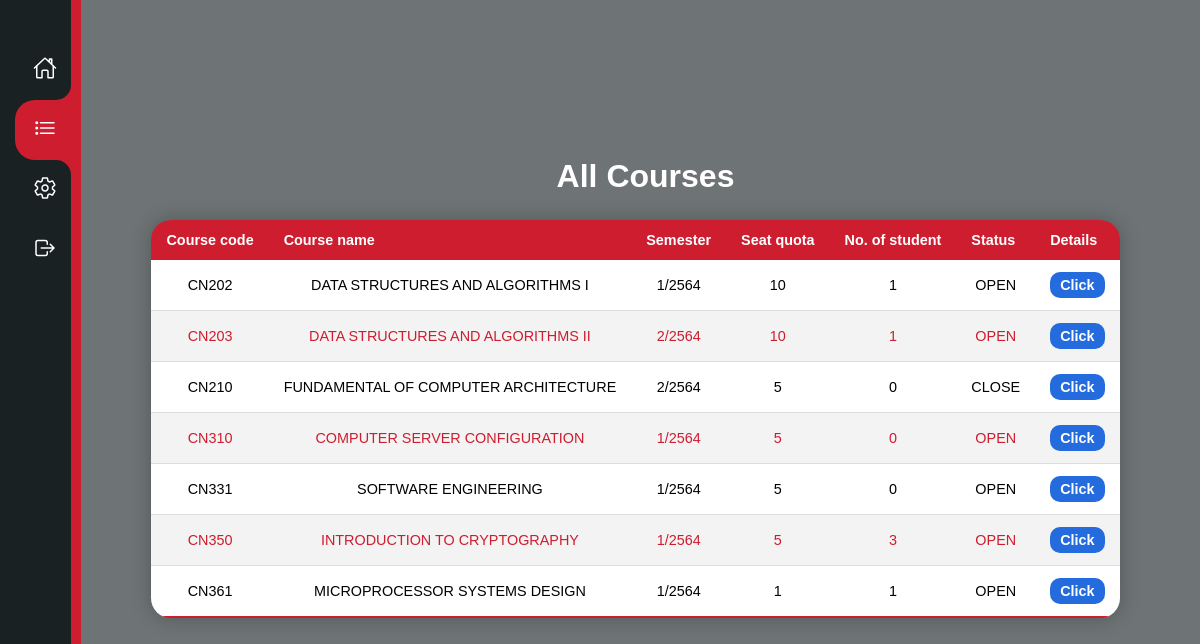
The app's page /admincourses/ (signed in) with its own data.
### courses/models.py (models this page shows, shortened)
class Course(models.Model):
    c_code = models.CharField(max_length=5)
    c_name = models.CharField(max_length=150, null = True)
    semester = models.IntegerField()
    a_year = models.IntegerField()
    count_stu = models.IntegerField(default=0)
    max_stu = models.IntegerField()
    status = models.BooleanField(default=True)

### courses/decorators.py (the view)
	def wrapper_function(request, *args, **kwargs):
		group = None
		if request.user.groups.exists():
			group = request.user.groups.all()[0].name
		if group == 'student':
			return redirect('courses:index')
		if group == 'admin':
			return view_func(request, *args, **kwargs)

### courses/views.py (called while the page is built)
@login_required(login_url='courses:login')
@admin_only
def admincourses(request):
    context = {"courses": Course.objects.all()}
    return render(request, "courses/admincourses.html", context)

### courses/templates/courses/admincourses.html (shortened to what this page needs)
{% extends "courses/layout.html" %}
{% load static %}
{% block body %}
<div class="navigation">
        <ul>
            <li class="list">
                <a href="{% url 'courses:indexadmin' %}">
                    <span class="icon"><ion-icon name="home-outline"></ion-icon></span>
                </a>
            </li>
            <li class="list active">
                <a href="{% url 'courses:admincourses' %}">
                    <span class="icon"><ion-icon name="list-outline"></ion-icon></span>
                </a>
            </li>
            <li class="list">
                <a href="{% url 'admin:index' %}">
                    <span class="icon"><ion-icon name="settings-outline"></ion-icon></span>
                </a>
            </li>
            <li class="list">
                <a href="{% url 'courses:logout' %}">
                    <span class="icon"><ion-icon name="log-out-outline"></ion-icon></span>
                </a>
            </li>
        </ul>
    </div>
    <div class="containertable">
        <h1>All Courses</h1>
        <div class="table">
        <table class="content-table">
            <thead>
                <tr>
                    <th>Course code</th>
                    <th>Course name</th>
                    <th>Semester</th>
                    <th>Seat quota</th>
                    <th>No. of student</th>
                    <th>Status</th>
                    <th>Details</th>
                </tr>
            </thead>
            <tbody>
                {% for course in courses %}
                <tr>
                    <td>{{course.c_code}}</td>
                    <td>{{course.c_name}}</td>
                    <td>{{course.semester}}/{{course.a_year}}</td>
                    <td>{{course.max_stu}}</td>
                    <td>{{course.count_stu}}</td>
                    {% if course.status %}
                    <td>OPEN</td>
                    {% else %}
                    <td>CLOSE</td>
                    {% endif %}
                    <td><a href="{% url 'courses:acourse' course.id %}">Click</a></td>
                </tr>
               {% endfor %}
            </tbody>
        </table>
    </div>
    </div>
{% endblock %}

### static/css/style.css (style rules this page uses)
* { margin: 0; padding: 0; box-sizing: border-box; font-family: Arial, Helvetica, sans-serif; }
body { display: flex; justify-content: left; align-items: top; min-height: 100vh; background-color: #6e7475; }
.navigation { position: relative; width: 75px; background: #192123; box-shadow: 10px 0 0 #ce1d2f; border-left: 10px solid #192123; overflow-x: hidden; transition: width 0.5s; }
.navigation ul { position: absolute; top: 0; left: 0; width: 100%; padding-left: 5px; padding-top: 40px; }
.navigation ul li { position: relative; list-style: none; width: 100%; border-top-left-radius: 20px; border-bottom-left-radius: 20px; }
.navigation ul li.active { background: #ce1d2f; }
.navigation ul li.active a::before { content: ''; position: absolute; top: -30px; right: 0; width: 30px; height: 30px; background: transparent; border-radius: 50%; box-shadow: 15px 15px 0 #ce1d2f; }
.navigation ul li.active a::after { content: ''; position: absolute; bottom: -30px; right: 0; width: 30px; height: 30px; background: transparent; border-radius: 50%; box-shadow: 15px -15px 0 #ce1d2f; }
.navigation ul li a { position: relative; display: block; width: 100%; display: flex; text-decoration: none; color: #fff; }
.navigation ul li a .icon { position: relative; display: block; min-width: 60px; height: 60px; line-height: 70px; text-align: center; }
.navigation ul li a .icon ion-icon { position: relative; font-size: 1.5em; z-index: 1; }
h1 { color: white; padding-left: 20px; }
.containertable { position: relative; width: 100%; padding: 20px; display: flex; justify-content: center; align-items: center; text-align: center; flex-direction: column; }
.containertable .content-table { border-collapse: collapse; margin: 25px 0; font-size: 0.9rem; min-width: 400px; border-radius: 20px; overflow: hidden; box-shadow: 0 0 20px rgba(0, 0, 0, 0.25); }
.containertable .content-table thead tr { background-color: #ce1d2f; color: #ffffff; text-align: left; font-weight: bold; }
.containertable .content-table th, .containertable .content-table td { padding: 12px 15px; }
.containertable .content-table tbody tr { border-bottom: 1px solid #dddddd; background-color: white; }
.containertable .content-table tbody tr:nth-of-type(even) { background-color: #f3f3f3; color: #ce1d2f; }
.containertable .content-table tbody tr:last-of-type { border-bottom: 2px solid #ce1d2f; }
.containertable .content-table tbody tr a { position: relative; display: inline-block; padding: 5px 10px; background: #246bdd; color: white; border-radius: 10px; text-decoration: none; transition: 0.5s; font-weight: bold; }

### records on screen
Course: c_code "CN202", c_name "DATA STRUCTURES AND ALGORITHMS I", semester "1", a_year "2564", max_stu "10", count_stu "1", status "OPEN"
Course: c_code "CN203", c_name "DATA STRUCTURES AND ALGORITHMS II", semester "2", a_year "2564", max_stu "10", count_stu "1", status "OPEN"
Course: c_code "CN210", c_name "FUNDAMENTAL OF COMPUTER ARCHITECTURE", semester "2", a_year "2564", max_stu "5", count_stu "0", status "CLOSE"
Course: c_code "CN310", c_name "COMPUTER SERVER CONFIGURATION", semester "1", a_year "2564", max_stu "5", count_stu "0", status "OPEN"
Course: c_code "CN331", c_name "SOFTWARE ENGINEERING", semester "1", a_year "2564", max_stu "5", count_stu "0", status "OPEN"
Course: c_code "CN350", c_name "INTRODUCTION TO CRYPTOGRAPHY", semester "1", a_year "2564", max_stu "5", count_stu "3", status "OPEN"
Course: c_code "CN361", c_name "MICROPROCESSOR SYSTEMS DESIGN", semester "1", a_year "2564", max_stu "1", count_stu "1", status "OPEN"
